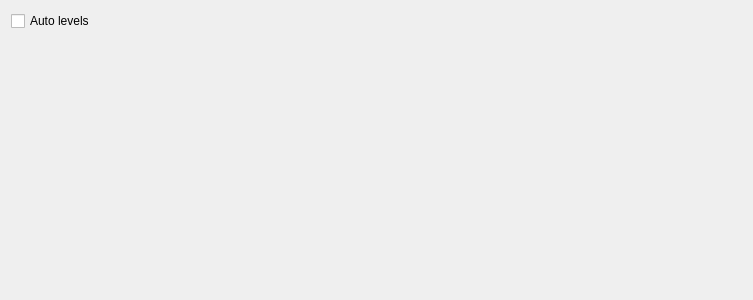
<?xml version="1.0" encoding="UTF-8"?>
<ui version="4.0">
 <class>CubeView</class>
 <widget class="QWidget" name="CubeView">
  <property name="geometry">
   <rect>
    <x>0</x>
    <y>0</y>
    <width>753</width>
    <height>300</height>
   </rect>
  </property>
  <property name="windowTitle">
   <string>3D Cube View</string>
  </property>
  <layout class="QHBoxLayout" name="horizontalLayout">
   <item>
    <layout class="QVBoxLayout" name="verticalLayout">
     <item>
      <widget class="QCheckBox" name="chk_auto_levels">
       <property name="text">
        <string>Auto levels</string>
       </property>
      </widget>
     </item>
     <item>
      <spacer name="verticalSpacer">
       <property name="orientation">
        <enum>Qt::Vertical</enum>
       </property>
       <property name="sizeHint" stdset="0">
        <size>
         <width>20</width>
         <height>40</height>
        </size>
       </property>
      </spacer>
     </item>
    </layout>
   </item>
  </layout>
 </widget>
 <resources/>
 <connections/>
</ui>
